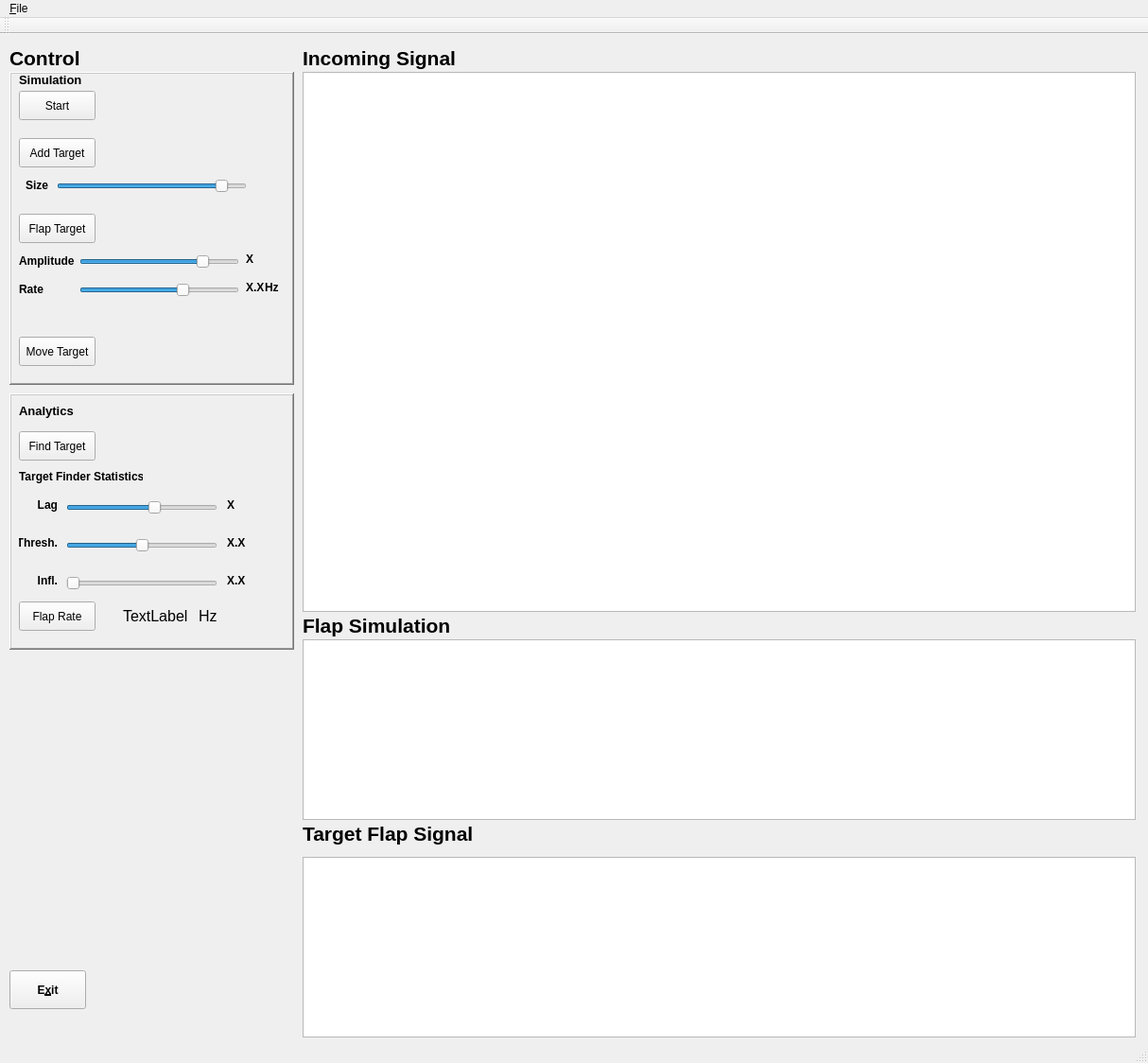
<?xml version="1.0" encoding="UTF-8"?>
<ui version="4.0">
 <class>FTMainWindow</class>
 <widget class="QMainWindow" name="FTMainWindow">
  <property name="geometry">
   <rect>
    <x>0</x>
    <y>0</y>
    <width>1214</width>
    <height>1124</height>
   </rect>
  </property>
  <property name="windowTitle">
   <string>Flap Talley</string>
  </property>
  <widget class="QWidget" name="centralWidget">
   <widget class="QChartView" name="chartView_radarData">
    <property name="geometry">
     <rect>
      <x>320</x>
      <y>40</y>
      <width>881</width>
      <height>571</height>
     </rect>
    </property>
   </widget>
   <widget class="QFrame" name="frame">
    <property name="geometry">
     <rect>
      <x>10</x>
      <y>40</y>
      <width>301</width>
      <height>331</height>
     </rect>
    </property>
    <property name="frameShape">
     <enum>QFrame::WinPanel</enum>
    </property>
    <property name="frameShadow">
     <enum>QFrame::Raised</enum>
    </property>
    <widget class="QLabel" name="label">
     <property name="geometry">
      <rect>
       <x>10</x>
       <y>0</y>
       <width>71</width>
       <height>16</height>
      </rect>
     </property>
     <property name="font">
      <font>
       <pointsize>10</pointsize>
       <weight>75</weight>
       <bold>true</bold>
      </font>
     </property>
     <property name="text">
      <string>Simulation</string>
     </property>
    </widget>
    <widget class="QPushButton" name="pushButton_moveTarget">
     <property name="geometry">
      <rect>
       <x>10</x>
       <y>280</y>
       <width>81</width>
       <height>31</height>
      </rect>
     </property>
     <property name="text">
      <string>Move Target</string>
     </property>
     <property name="checkable">
      <bool>true</bool>
     </property>
    </widget>
    <widget class="QPushButton" name="pushButton_flapTarget">
     <property name="geometry">
      <rect>
       <x>10</x>
       <y>150</y>
       <width>81</width>
       <height>31</height>
      </rect>
     </property>
     <property name="text">
      <string>Flap Target</string>
     </property>
     <property name="checkable">
      <bool>true</bool>
     </property>
    </widget>
    <widget class="QPushButton" name="pushButton_addTarget">
     <property name="geometry">
      <rect>
       <x>10</x>
       <y>70</y>
       <width>81</width>
       <height>31</height>
      </rect>
     </property>
     <property name="text">
      <string>Add Target</string>
     </property>
     <property name="checkable">
      <bool>true</bool>
     </property>
    </widget>
    <widget class="QPushButton" name="pushButton_startSim">
     <property name="geometry">
      <rect>
       <x>10</x>
       <y>20</y>
       <width>81</width>
       <height>31</height>
      </rect>
     </property>
     <property name="text">
      <string>Start</string>
     </property>
     <property name="checkable">
      <bool>true</bool>
     </property>
     <property name="checked">
      <bool>false</bool>
     </property>
     <property name="flat">
      <bool>false</bool>
     </property>
    </widget>
    <widget class="QSlider" name="horizontalSlider_size">
     <property name="geometry">
      <rect>
       <x>50</x>
       <y>110</y>
       <width>201</width>
       <height>22</height>
      </rect>
     </property>
     <property name="maximum">
      <number>100</number>
     </property>
     <property name="value">
      <number>90</number>
     </property>
     <property name="sliderPosition">
      <number>90</number>
     </property>
     <property name="orientation">
      <enum>Qt::Horizontal</enum>
     </property>
    </widget>
    <widget class="QLabel" name="label_3">
     <property name="geometry">
      <rect>
       <x>17</x>
       <y>112</y>
       <width>31</width>
       <height>16</height>
      </rect>
     </property>
     <property name="font">
      <font>
       <weight>75</weight>
       <bold>true</bold>
      </font>
     </property>
     <property name="text">
      <string>Size</string>
     </property>
    </widget>
    <widget class="QLabel" name="label_9">
     <property name="geometry">
      <rect>
       <x>10</x>
       <y>192</y>
       <width>61</width>
       <height>16</height>
      </rect>
     </property>
     <property name="font">
      <font>
       <weight>75</weight>
       <bold>true</bold>
      </font>
     </property>
     <property name="text">
      <string>Amplitude</string>
     </property>
    </widget>
    <widget class="QSlider" name="horizontalSlider_flapAmp">
     <property name="geometry">
      <rect>
       <x>74</x>
       <y>190</y>
       <width>169</width>
       <height>22</height>
      </rect>
     </property>
     <property name="maximum">
      <number>100</number>
     </property>
     <property name="value">
      <number>80</number>
     </property>
     <property name="sliderPosition">
      <number>80</number>
     </property>
     <property name="orientation">
      <enum>Qt::Horizontal</enum>
     </property>
    </widget>
    <widget class="QLabel" name="label_10">
     <property name="geometry">
      <rect>
       <x>10</x>
       <y>222</y>
       <width>31</width>
       <height>16</height>
      </rect>
     </property>
     <property name="font">
      <font>
       <weight>75</weight>
       <bold>true</bold>
      </font>
     </property>
     <property name="text">
      <string>Rate</string>
     </property>
    </widget>
    <widget class="QSlider" name="horizontalSlider_flapRate">
     <property name="geometry">
      <rect>
       <x>74</x>
       <y>220</y>
       <width>169</width>
       <height>22</height>
      </rect>
     </property>
     <property name="minimum">
      <number>1</number>
     </property>
     <property name="maximum">
      <number>120</number>
     </property>
     <property name="value">
      <number>80</number>
     </property>
     <property name="sliderPosition">
      <number>80</number>
     </property>
     <property name="orientation">
      <enum>Qt::Horizontal</enum>
     </property>
    </widget>
    <widget class="QLabel" name="label_value_flapRate">
     <property name="geometry">
      <rect>
       <x>250</x>
       <y>220</y>
       <width>21</width>
       <height>16</height>
      </rect>
     </property>
     <property name="font">
      <font>
       <weight>75</weight>
       <bold>true</bold>
      </font>
     </property>
     <property name="text">
      <string>X.X</string>
     </property>
    </widget>
    <widget class="QLabel" name="label_value_flapAmp">
     <property name="geometry">
      <rect>
       <x>250</x>
       <y>190</y>
       <width>31</width>
       <height>16</height>
      </rect>
     </property>
     <property name="font">
      <font>
       <weight>75</weight>
       <bold>true</bold>
      </font>
     </property>
     <property name="text">
      <string>X</string>
     </property>
    </widget>
    <widget class="QLabel" name="label_value_thresh_3">
     <property name="geometry">
      <rect>
       <x>270</x>
       <y>220</y>
       <width>21</width>
       <height>16</height>
      </rect>
     </property>
     <property name="font">
      <font>
       <weight>75</weight>
       <bold>true</bold>
      </font>
     </property>
     <property name="text">
      <string>Hz</string>
     </property>
    </widget>
   </widget>
   <widget class="QLabel" name="label_2">
    <property name="geometry">
     <rect>
      <x>320</x>
      <y>10</y>
      <width>171</width>
      <height>31</height>
     </rect>
    </property>
    <property name="font">
     <font>
      <pointsize>16</pointsize>
      <weight>75</weight>
      <bold>true</bold>
     </font>
    </property>
    <property name="text">
     <string>Incoming Signal</string>
    </property>
   </widget>
   <widget class="QFrame" name="frame_2">
    <property name="geometry">
     <rect>
      <x>10</x>
      <y>380</y>
      <width>301</width>
      <height>271</height>
     </rect>
    </property>
    <property name="frameShape">
     <enum>QFrame::WinPanel</enum>
    </property>
    <property name="frameShadow">
     <enum>QFrame::Raised</enum>
    </property>
    <widget class="QPushButton" name="pushButton_findTarget">
     <property name="geometry">
      <rect>
       <x>10</x>
       <y>40</y>
       <width>81</width>
       <height>31</height>
      </rect>
     </property>
     <property name="text">
      <string>Find Target</string>
     </property>
     <property name="checkable">
      <bool>true</bool>
     </property>
    </widget>
    <widget class="QPushButton" name="pushButton_getFlapRate">
     <property name="geometry">
      <rect>
       <x>10</x>
       <y>220</y>
       <width>81</width>
       <height>31</height>
      </rect>
     </property>
     <property name="text">
      <string>Flap Rate</string>
     </property>
     <property name="checkable">
      <bool>true</bool>
     </property>
    </widget>
    <widget class="QSlider" name="horizontalSlider_lag">
     <property name="geometry">
      <rect>
       <x>60</x>
       <y>110</y>
       <width>160</width>
       <height>22</height>
      </rect>
     </property>
     <property name="minimum">
      <number>1</number>
     </property>
     <property name="maximum">
      <number>100</number>
     </property>
     <property name="value">
      <number>60</number>
     </property>
     <property name="sliderPosition">
      <number>60</number>
     </property>
     <property name="orientation">
      <enum>Qt::Horizontal</enum>
     </property>
    </widget>
    <widget class="QSlider" name="horizontalSlider_infl">
     <property name="geometry">
      <rect>
       <x>60</x>
       <y>190</y>
       <width>160</width>
       <height>22</height>
      </rect>
     </property>
     <property name="maximum">
      <number>100</number>
     </property>
     <property name="value">
      <number>0</number>
     </property>
     <property name="sliderPosition">
      <number>0</number>
     </property>
     <property name="orientation">
      <enum>Qt::Horizontal</enum>
     </property>
    </widget>
    <widget class="QLabel" name="label_7">
     <property name="geometry">
      <rect>
       <x>20</x>
       <y>190</y>
       <width>31</width>
       <height>16</height>
      </rect>
     </property>
     <property name="font">
      <font>
       <weight>75</weight>
       <bold>true</bold>
      </font>
     </property>
     <property name="text">
      <string>Infl.</string>
     </property>
     <property name="alignment">
      <set>Qt::AlignRight|Qt::AlignTrailing|Qt::AlignVCenter</set>
     </property>
    </widget>
    <widget class="QLabel" name="label_6">
     <property name="geometry">
      <rect>
       <x>10</x>
       <y>150</y>
       <width>41</width>
       <height>16</height>
      </rect>
     </property>
     <property name="font">
      <font>
       <weight>75</weight>
       <bold>true</bold>
      </font>
     </property>
     <property name="text">
      <string>Thresh.</string>
     </property>
     <property name="alignment">
      <set>Qt::AlignRight|Qt::AlignTrailing|Qt::AlignVCenter</set>
     </property>
    </widget>
    <widget class="QSlider" name="horizontalSlider_thresh">
     <property name="geometry">
      <rect>
       <x>60</x>
       <y>150</y>
       <width>160</width>
       <height>22</height>
      </rect>
     </property>
     <property name="maximum">
      <number>100</number>
     </property>
     <property name="value">
      <number>50</number>
     </property>
     <property name="sliderPosition">
      <number>50</number>
     </property>
     <property name="orientation">
      <enum>Qt::Horizontal</enum>
     </property>
    </widget>
    <widget class="QLabel" name="label_value_lag">
     <property name="geometry">
      <rect>
       <x>230</x>
       <y>110</y>
       <width>31</width>
       <height>16</height>
      </rect>
     </property>
     <property name="font">
      <font>
       <weight>75</weight>
       <bold>true</bold>
      </font>
     </property>
     <property name="text">
      <string>X</string>
     </property>
    </widget>
    <widget class="QLabel" name="label_value_thresh">
     <property name="geometry">
      <rect>
       <x>230</x>
       <y>150</y>
       <width>31</width>
       <height>16</height>
      </rect>
     </property>
     <property name="font">
      <font>
       <weight>75</weight>
       <bold>true</bold>
      </font>
     </property>
     <property name="text">
      <string>X.X</string>
     </property>
    </widget>
    <widget class="QLabel" name="label_5">
     <property name="geometry">
      <rect>
       <x>20</x>
       <y>110</y>
       <width>31</width>
       <height>16</height>
      </rect>
     </property>
     <property name="font">
      <font>
       <weight>75</weight>
       <bold>true</bold>
      </font>
     </property>
     <property name="text">
      <string>Lag</string>
     </property>
     <property name="alignment">
      <set>Qt::AlignRight|Qt::AlignTrailing|Qt::AlignVCenter</set>
     </property>
    </widget>
    <widget class="QLabel" name="label_value_inf">
     <property name="geometry">
      <rect>
       <x>230</x>
       <y>190</y>
       <width>31</width>
       <height>16</height>
      </rect>
     </property>
     <property name="font">
      <font>
       <weight>75</weight>
       <bold>true</bold>
      </font>
     </property>
     <property name="text">
      <string>X.X</string>
     </property>
    </widget>
    <widget class="QLabel" name="label_8">
     <property name="geometry">
      <rect>
       <x>10</x>
       <y>80</y>
       <width>131</width>
       <height>16</height>
      </rect>
     </property>
     <property name="font">
      <font>
       <weight>75</weight>
       <bold>true</bold>
      </font>
     </property>
     <property name="text">
      <string>Target Finder Statistics</string>
     </property>
    </widget>
    <widget class="QLabel" name="label_4">
     <property name="geometry">
      <rect>
       <x>10</x>
       <y>10</y>
       <width>71</width>
       <height>16</height>
      </rect>
     </property>
     <property name="font">
      <font>
       <pointsize>10</pointsize>
       <weight>75</weight>
       <bold>true</bold>
      </font>
     </property>
     <property name="text">
      <string>Analytics</string>
     </property>
    </widget>
    <widget class="QLabel" name="label_found_flap_rate">
     <property name="geometry">
      <rect>
       <x>120</x>
       <y>220</y>
       <width>71</width>
       <height>31</height>
      </rect>
     </property>
     <property name="font">
      <font>
       <pointsize>12</pointsize>
       <weight>50</weight>
       <bold>false</bold>
      </font>
     </property>
     <property name="text">
      <string>TextLabel</string>
     </property>
    </widget>
    <widget class="QLabel" name="label_15">
     <property name="geometry">
      <rect>
       <x>200</x>
       <y>220</y>
       <width>21</width>
       <height>31</height>
      </rect>
     </property>
     <property name="font">
      <font>
       <pointsize>12</pointsize>
       <weight>50</weight>
       <bold>false</bold>
      </font>
     </property>
     <property name="text">
      <string>Hz</string>
     </property>
    </widget>
   </widget>
   <widget class="QPushButton" name="pushButton_exit">
    <property name="geometry">
     <rect>
      <x>10</x>
      <y>990</y>
      <width>81</width>
      <height>41</height>
     </rect>
    </property>
    <property name="font">
     <font>
      <weight>75</weight>
      <bold>true</bold>
     </font>
    </property>
    <property name="text">
     <string>E&amp;xit</string>
    </property>
   </widget>
   <widget class="QChartView" name="chartView_targetData">
    <property name="geometry">
     <rect>
      <x>320</x>
      <y>870</y>
      <width>881</width>
      <height>191</height>
     </rect>
    </property>
   </widget>
   <widget class="QLabel" name="label_11">
    <property name="geometry">
     <rect>
      <x>320</x>
      <y>830</y>
      <width>191</width>
      <height>31</height>
     </rect>
    </property>
    <property name="font">
     <font>
      <pointsize>16</pointsize>
      <weight>75</weight>
      <bold>true</bold>
     </font>
    </property>
    <property name="text">
     <string>Target Flap Signal</string>
    </property>
   </widget>
   <widget class="QLabel" name="label_12">
    <property name="geometry">
     <rect>
      <x>10</x>
      <y>10</y>
      <width>81</width>
      <height>31</height>
     </rect>
    </property>
    <property name="font">
     <font>
      <pointsize>16</pointsize>
      <weight>75</weight>
      <bold>true</bold>
     </font>
    </property>
    <property name="text">
     <string>Control</string>
    </property>
   </widget>
   <widget class="QChartView" name="chartView_targetInputData">
    <property name="geometry">
     <rect>
      <x>320</x>
      <y>640</y>
      <width>881</width>
      <height>191</height>
     </rect>
    </property>
   </widget>
   <widget class="QLabel" name="label_13">
    <property name="geometry">
     <rect>
      <x>320</x>
      <y>610</y>
      <width>191</width>
      <height>31</height>
     </rect>
    </property>
    <property name="font">
     <font>
      <pointsize>16</pointsize>
      <weight>75</weight>
      <bold>true</bold>
     </font>
    </property>
    <property name="text">
     <string>Flap Simulation</string>
    </property>
   </widget>
  </widget>
  <widget class="QMenuBar" name="menuBar">
   <property name="geometry">
    <rect>
     <x>0</x>
     <y>0</y>
     <width>1214</width>
     <height>21</height>
    </rect>
   </property>
   <widget class="QMenu" name="menu_File">
    <property name="title">
     <string>&amp;File</string>
    </property>
    <addaction name="action_Open"/>
    <addaction name="action_Save"/>
    <addaction name="actionSave_As"/>
    <addaction name="action_Close"/>
    <addaction name="separator"/>
    <addaction name="actionE_xit"/>
   </widget>
   <addaction name="menu_File"/>
  </widget>
  <widget class="QToolBar" name="mainToolBar">
   <attribute name="toolBarArea">
    <enum>TopToolBarArea</enum>
   </attribute>
   <attribute name="toolBarBreak">
    <bool>false</bool>
   </attribute>
  </widget>
  <widget class="QStatusBar" name="statusBar"/>
  <action name="action_Open">
   <property name="text">
    <string>&amp;Open</string>
   </property>
  </action>
  <action name="action_Save">
   <property name="text">
    <string>&amp;Save</string>
   </property>
  </action>
  <action name="actionSave_As">
   <property name="text">
    <string>Save &amp;As</string>
   </property>
  </action>
  <action name="action_Close">
   <property name="text">
    <string>&amp;Close</string>
   </property>
  </action>
  <action name="actionE_xit">
   <property name="text">
    <string>E&amp;xit</string>
   </property>
  </action>
 </widget>
 <layoutdefault spacing="6" margin="11"/>
 <customwidgets>
  <customwidget>
   <class>QChartView</class>
   <extends>QGraphicsView</extends>
   <header>QtCharts</header>
  </customwidget>
 </customwidgets>
 <resources>
  <include location="../resources/ft_main.qrc"/>
 </resources>
 <connections/>
</ui>
